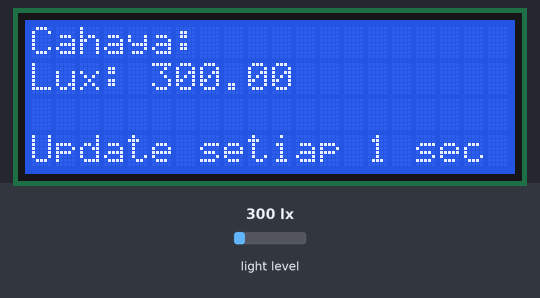
This sketch was run on a simulated ESP32. Shown: 20×4 character LCD. The inputs (shaded band) are chosen by the test bench; at power-on: light level 300 lx. What the sketch prints to the serial monitor is not drawn.

Above: at 1.2 s.
2.3 s: light level set to 40 lx
At 3.7 s:
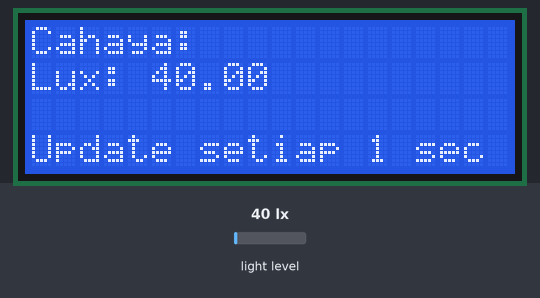
5.6 s: light level set to 500 lx
At 8.0 s:
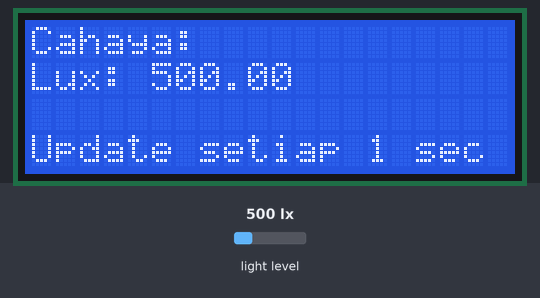
9.7 s: light level set to 1000 lx
At 12.1 s:
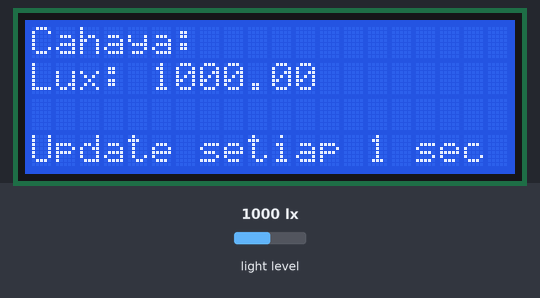
Timing chart, 0 to 13.6 s (numbered marks = the images above; inputs shaded):
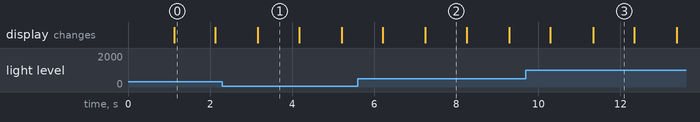

The sketch:

i2c_lcd_dan_bh1750.ino
```cpp
#include <Wire.h>
#include <BH1750.h>
#include <LiquidCrystal_I2C.h>

// Inisialisasi sensor BH1750 (alamat 0x23)
BH1750 lightMeter(0x23);

// Inisialisasi LCD 20 kolom, 4 baris (alamat 0x27)
LiquidCrystal_I2C lcd(0x27, 20, 4);

void setup() {
  Serial.begin(115200);
  Wire.begin(); // Gunakan pin default ESP32 (SDA = 21, SCL = 22)

  // Inisialisasi sensor BH1750
  if (lightMeter.begin()) {
    Serial.println("BH1750 berhasil diinisialisasi.");
  } else {
    Serial.println("Gagal menginisialisasi BH1750.");
    while (1);
  }

  // Inisialisasi LCD
  lcd.init();
  lcd.backlight();
  lcd.setCursor(0, 0);
  lcd.print("Sensor Cahaya Siap");
  delay(1000);
  lcd.clear();
}

void loop() {
  float lux = lightMeter.readLightLevel();

  // Serial Monitor
  Serial.print("Light: ");
  Serial.print(lux);
  Serial.println(" lx");

  // Tampilkan di LCD 20x4
  lcd.clear();
  lcd.setCursor(0, 0);
  lcd.print("Cahaya:");

  lcd.setCursor(0, 1);
  lcd.print("Lux: ");
  lcd.print(lux, 2); // Tampilkan dengan 2 digit desimal

  lcd.setCursor(0, 3);
  lcd.print("Update setiap 1 sec");

  delay(1000); // Update setiap detik
  lcd.clear();
  delay(1000);
}
```

Measured:
- after the input at 2.3 s, the display: changes after 0.87 s (image 1)
- after the input at 5.6 s, the display: first differs from a run without the input after 1.6 s (image 2)
- after the input at 9.7 s, the display: first differs from a run without the input after 1.6 s (image 3)
- what the display in image 0 shows lasts 1.0 s, from 1.1 s to 2.1 s
